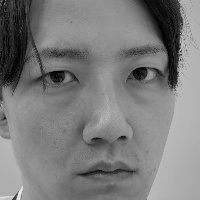
#> input picture face_sample.jpg, 200 x 200 px, given in place of the camera
$ python face_recognition_app.py
#> lines starting #> are read from the running program, lines starting #| are printed output that depends on the picture; after the words box and inside, x2 and y2 are one past the last pixel; in counts of white or black regions, pixels touching at a corner belong together
import cv2
import numpy as np
import os
import json

# =========================
# 設定
# =========================

DATA_FILE = "faces.json"
FACE_SIZE = (200, 200)

# =========================
# 登録データを読み込む
# =========================

if os.path.exists(DATA_FILE):
    with open(DATA_FILE, "r", encoding="utf-8") as f:
        registered_faces = json.load(f)
else:
    registered_faces = {}


# =========================
# 顔検出モデル
# =========================

face_cascade = cv2.CascadeClassifier(
    cv2.data.haarcascades +
    "haarcascade_frontalface_default.xml"
)

# =========================
# カメラ
# =========================

camera = cv2.VideoCapture(0)

if not camera.isOpened():
    print("カメラを起動できませんでした")
    exit()

print("カメラを起動しました")
print("顔を映してください")
print("qキーで終了します")

# =========================
# 登録画面
# =========================

def register_face(face):

    print()
    print("======================")
    print("新しい顔を検出しました")
    print("この人を登録しますか？")
    print("======================")

    answer = input("登録する？ (y/n): ")

    if answer.lower() != "y":
        print("登録しませんでした")
        return

    name = input("名前を入力してください: ")

    if name.strip() == "":
        print("名前が入力されていません")
        return

    # 顔データを保存
    face = cv2.resize(face, FACE_SIZE)

    face_list = face.tolist()

    registered_faces[name] = face_list

    with open(DATA_FILE, "w", encoding="utf-8") as f:
        json.dump(
            registered_faces,
            f,
            ensure_ascii=False
        )

    print()
    print("登録しました！")
    print("名前:", name)
    print("======================")


# =========================
# 顔認識
# =========================

while True:

    ret, frame = camera.read()
#> frame is the input picture: shape (200, 200, 3); min 0, max 241, mean 124

    if not ret:
        print("映像を取得できません")
        break

    # グレースケール
    gray = cv2.cvtColor(
        frame,
        cv2.COLOR_BGR2GRAY
    )

    # 顔を検出
    faces = face_cascade.detectMultiScale(
        gray,
        scaleFactor=1.1,
        minNeighbors=5
    )
#> faces = [[9, 7, 184, 184]]

    # =========================
    # 顔をチェック
    # =========================

    for (x, y, w, h) in faces:

        face = gray[
            y:y + h,
            x:x + w
        ]

        face = cv2.resize(
            face,
            FACE_SIZE
        )

        recognized_name = "Unknown"
        lowest_difference = float("inf")

        # =========================
        # 登録されている顔と比較
        # =========================

        for name, saved_face in registered_faces.items():

            saved_face = np.array(
                saved_face,
                dtype=np.uint8
            )

            difference = np.mean(
                cv2.absdiff(
                    saved_face,
                    face
                )
            )

            if difference < lowest_difference:
                lowest_difference = difference
                recognized_name = name

        # =========================
        # 類似度判定
        # =========================

        threshold = 45

        if lowest_difference >= threshold:
            recognized_name = "Unknown"

        # =========================
        # 画面表示
        # =========================

        cv2.rectangle(
            frame,
            (x, y),
            (x + w, y + h),
            (255, 0, 0),
            2
        )

        cv2.putText(
            frame,
            recognized_name,
            (x, y - 10),
            cv2.FONT_HERSHEY_SIMPLEX,
            1,
            (255, 0, 0),
            2
        )

        # =========================
        # Unknownなら登録
        # =========================

        if recognized_name == "Unknown":

            cv2.putText(
                frame,
                "Press R to register",
                (20, 40),
                cv2.FONT_HERSHEY_SIMPLEX,
                0.8,
                (0, 0, 255),
                2
            )
#> this loop made 1 pass
#> (x, y, w, h, threshold) on pass 1: (9, 7, 184, 184, 45)
#> pass 1, `face = gray[ y:y + h, x:x + w ]`:
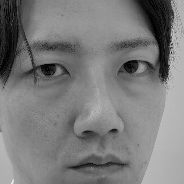
#> face: shape (184, 184); min 0, max 232, mean 123.3
#> after the loop:
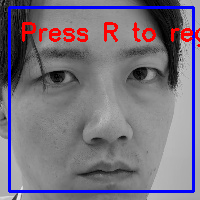
#> frame: shape (200, 200, 3); 8.13% of pixels changed, all inside (x1, y1, x2, y2) = (8, 6, 200, 193)

    # =========================
    # カメラ画面
    # =========================

    cv2.imshow(
        "Face Recognition",
        frame
    )

    # キー入力
    key = cv2.waitKey(1) & 0xFF
#> (key q is pressed here)

    # q → 終了
    if key == ord("q"):
        break

    # r → Unknownを登録
    if key == ord("r") and len(faces) == 1:

        x, y, w, h = faces[0]

        face = gray[
            y:y + h,
            x:x + w
        ]

        register_face(face)


# =========================
# 終了
# =========================

camera.release()
cv2.destroyAllWindows()

print("終了しました")
